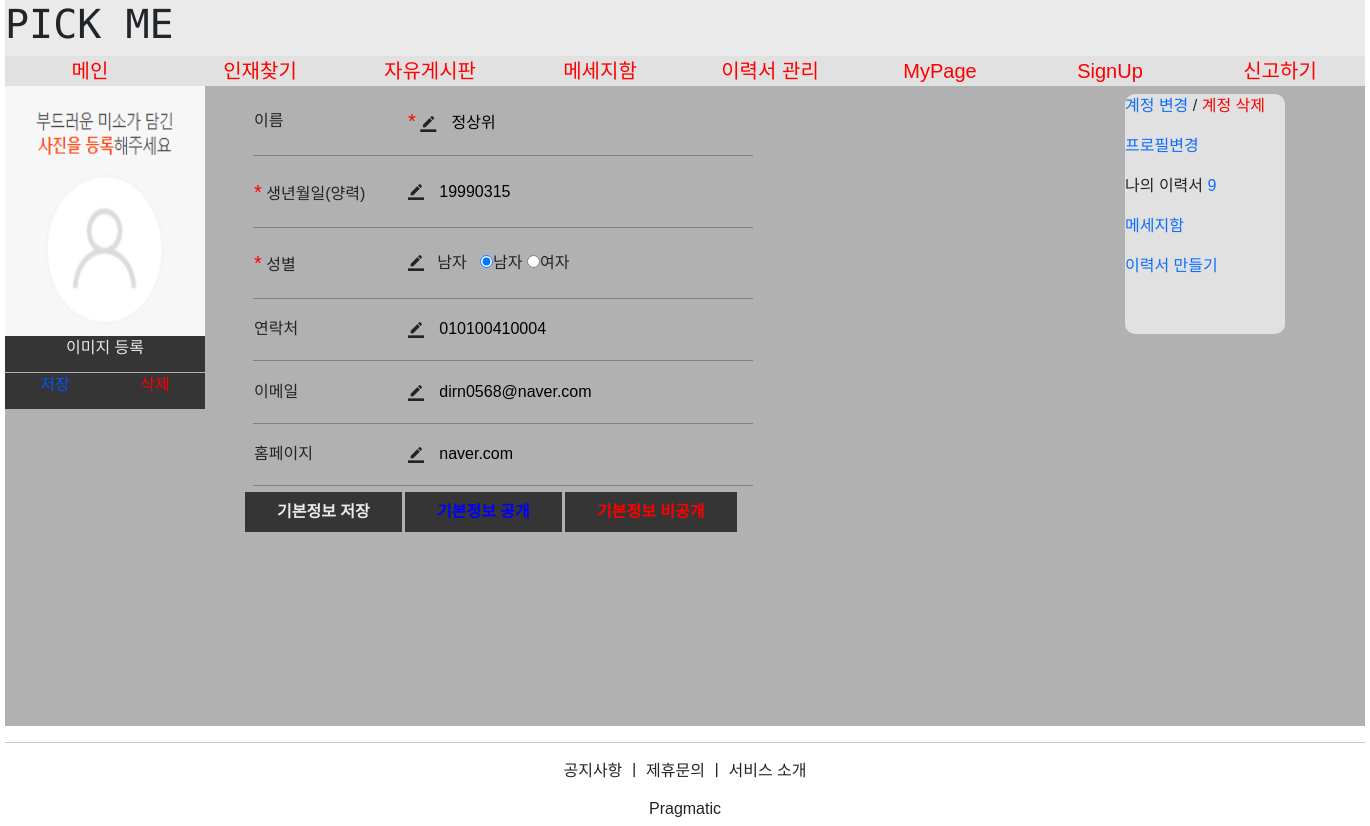
Page /account/detail_user/1/ on the earlier database version.
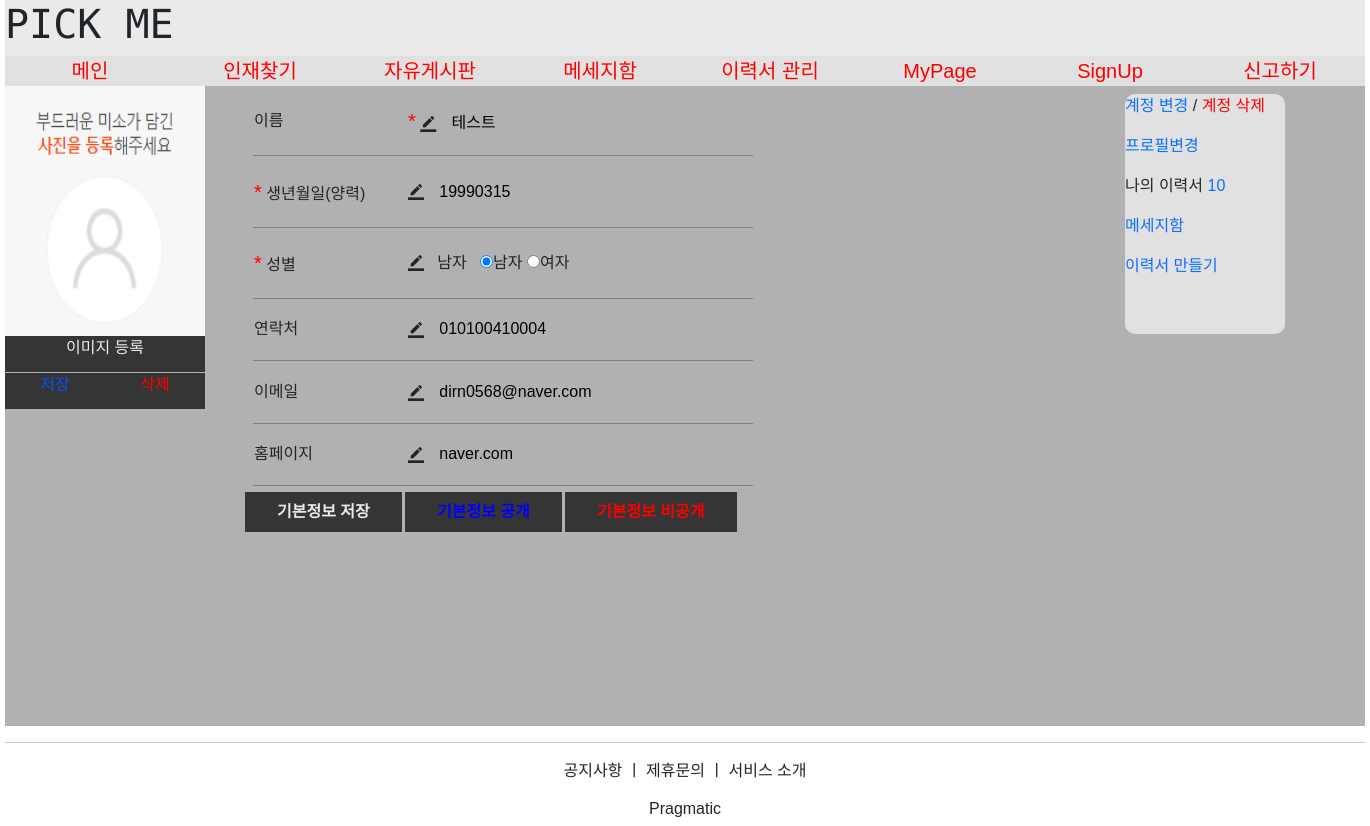
Same page on the later database version.
### profileapp/models.py (models this page shows)
class User_Profile(models.Model):
    profile = models.OneToOneField(MyUser, on_delete=models.CASCADE, related_name='profile')
    user_name = models.CharField(max_length=100)
    user_birthday = models.CharField(max_length=100)
    user_gender = models.CharField(max_length=100)
    phone_number = models.CharField(max_length=50)
    user_email = models.CharField(max_length=100)
    user_page = models.CharField(max_length=100)
    profile_text = models.TextField(max_length=1000, null=True, blank=True)
    profile_img = models.ImageField(upload_to='Profile_img/', null=True, blank=True)
    user_open = models.IntegerField(default=1)

### accountapp/views.py (the view)
# urls.py: path('detail_user/<int:pk>/', Detail_User.as_view(), name='detail_user'),
class Detail_User(DetailView):
    model = MyUser
    context_object_name = 'target_user'
    template_name = 'detail_user.html'
    def get_context_data(self, **kwargs):
        context = super(Detail_User, self).get_context_data(**kwargs)
        temp_user = MyUser.objects.filter(pk=self.object.pk)
        for temp in temp_user:
            user = temp
        temp_profile = User_Profile.objects.filter(profile=user)
        if temp_profile.count() != 0:
            for temp in temp_profile:
                profile = temp
        else:
            profile = None
        temp_resume = Resume_Title.objects.filter(resume_title=user)
        resume_num = 0
        if temp_resume.count() != 0:
            for temp in temp_resume:
                resume_num += 1
        else:
            resume_num = 0
        context['profile'] = profile
        context['resume_num'] = resume_num
        return context

### accountapp/templates/detail_user.html (shortened to what the changed rows need)
{% extends 'base.html' %}
{% block content %}
    {% load static %}
    <link rel="stylesheet" href="{% static 'css/profile.css' %}">
    <form action="{% url 'profileapp:detail_user_update' pk=1 %}" method="post" enctype="multipart/form-data">
        <div class="profile_box" background="#00FF00;">
            <div class="mini_profile_box">
                <table border="0" width="500" height="400" class="position_select_table">
                    <tr>
                        <td style="border-bottom:1px solid gray;">
                            <span style="color:#FF0000; font-size:1.25rem;">*</span>
                            <i style="vertical-align:middle; font-size:1rem;" class="material-icons">border_color</i>
                            <input type="text" name="user_name" value="{{ profile.user_name }}" style="border:none; background:#B1B1B1;">
                        </td>
                    </tr>
                    <tr>
                        <td style="border-bottom:1px solid gray;">
                            <i style="vertical-align:middle; font-size:1rem;" class="material-icons">border_color</i>
                            <input type="text" name="user_birthday" value="{{ profile.user_birthday }}" placeholder="생년월일" maxlength='8' style="border:none; background:#B1B1B1;">
                        </td>
                    </tr>
                    <tr>
                        <td style="border-bottom:1px solid gray;">
                            <span style="color:#FF0000; font-size:1.25rem;">*</span>
                            성별
                        </td>
                        <td style="border-bottom:1px solid gray;">
                            <i style="vertical-align:middle; font-size:1rem;" class="material-icons">border_color</i>
                            {{ profile.user_gender }}
                            <input type="radio" name="gender" value="남자" checked>남자
                            <input type="radio" name="gender" value="여자">여자
                        </td>
                    </tr>
                    <tr>
                        <td style="border-bottom:1px solid gray;">
                            <i style="vertical-align:middle; font-size:1rem;" class="material-icons">border_color</i>
                            <input type="text" name="user_number" value="{{ profile.phone_number }}" placeholder="연락처" style="border:none; background:#B1B1B1;">
                        </td>
                    </tr>
                    <tr>
                        <td style="border-bottom:1px solid gray;">
                            <i style="vertical-align:middle; font-size:1rem;" class="material-icons">border_color</i>
                            <input type="text" name="user_email" value="{{ profile.user_email }}" placeholder="email" style="border:none; background:#B1B1B1;">
                        </td>
                    </tr>
                    <tr>
                        <td style="border-bottom:1px solid gray;">
                            <i style="vertical-align:middle; font-size:1rem;" class="material-icons">border_color</i>
                            <input type="text" name="user_page" value="{{ profile.user_page }}" placeholder="홈페이지" style="border:none; background:#B1B1B1;">
                        </td>
                    </tr>
                </table>
            </div>
        </div>
    </form>
    <div class="user_detail_content">
        <a href="{% url 'accountapp:update_user' pk=1 %}">계정 변경</a> /
        <a href="{% url 'accountapp:delete_user' pk=1 %}" style="color:#FF0000;">계정 삭제</a>
        <a href="{% url 'accountapp:detail_user' pk=1 %}">프로필변경</a>
        나의 이력서
        <a href="{% url 'resumeapp:list_resume' title=0 pk=1 %}">
            {{ resume_num }}
        </a>
        <a href="{% url 'messageapp:message_content' pk=1 %}">
            <span>메세지함</span>
        </a>
        <span class="self_apeal_create" style="border-radius: 10px">
            <a href="{% url 'resumeapp:resume_resume2' school=1 school_major4=1 career=0 out_play=0 prize_play=0 port_polio=0 self_introduce=0 pk=1 %}">이력서 만들기</a>
        </span>
    </div>
{% endblock %}

Differences in the rows shown:
changed User_Profile "남자": user_name "정상위" → "테스트"
Other differences:
{{ resume_num }}: "9" → "10"
